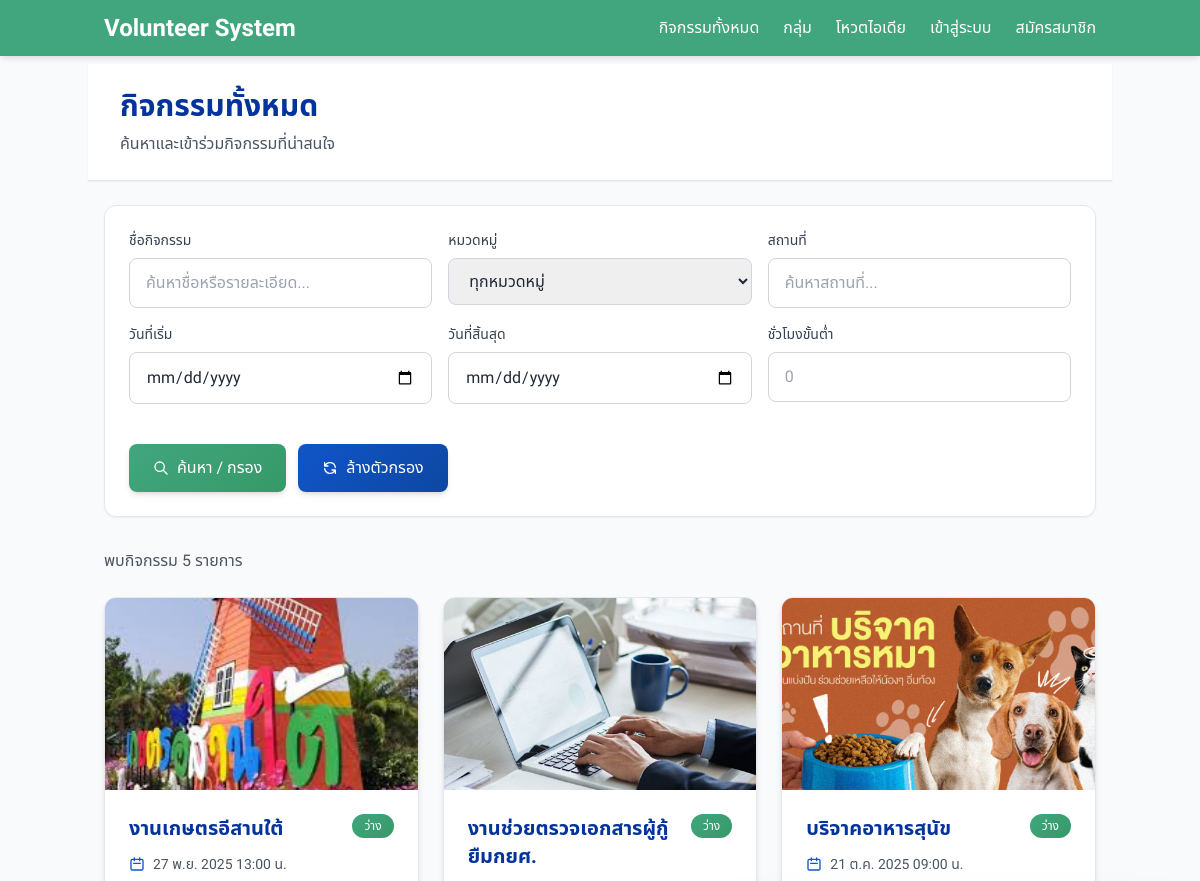
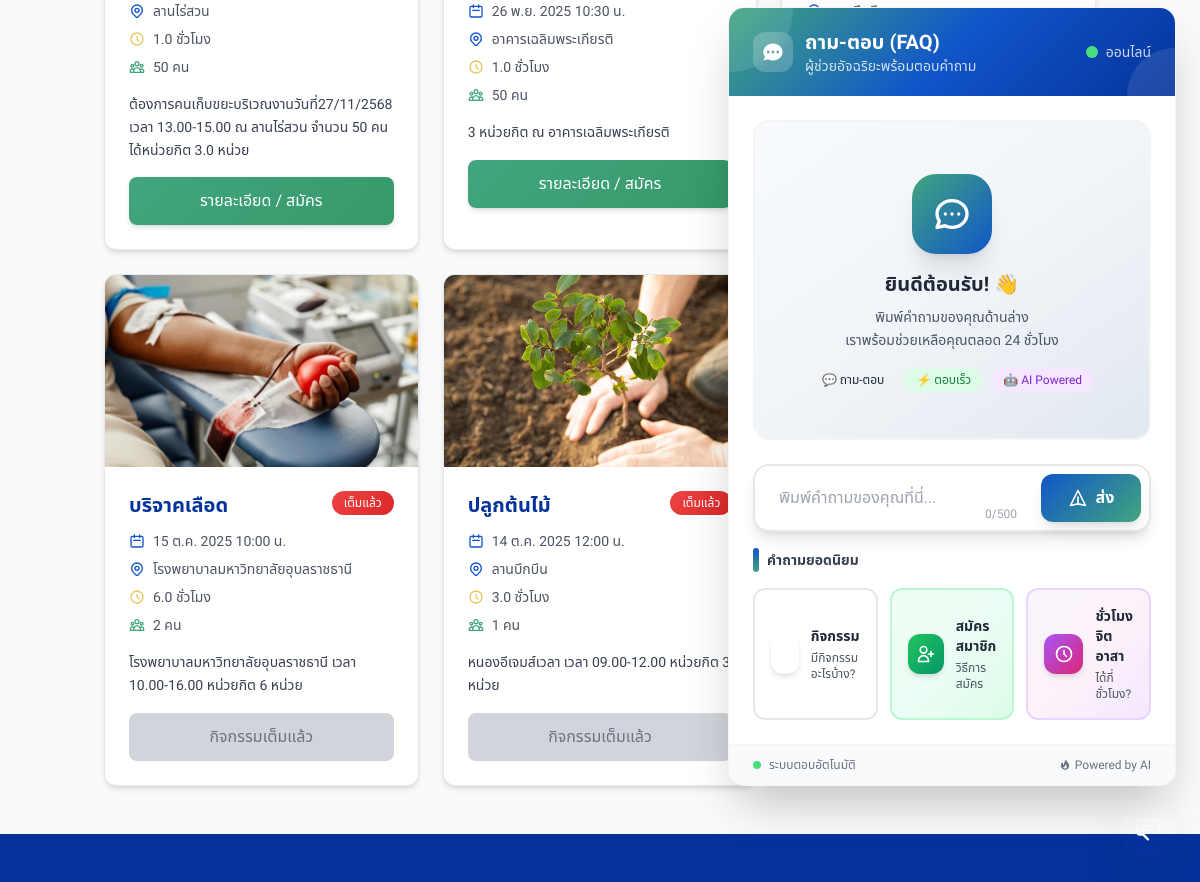
The page /activities/ on the database its author committed (2 pictures, top to bottom).
### volunteer_app/models.py (models this page shows, shortened)
class Activity(models.Model):
    TYPE_CHOICES = [
        ("environment", "Environment"),
        ("community", "Community"),
        ("education", "Education"),
        ("health", "Health"),
        ("other", "Other"),
    ]
    STATUS_CHOICES = [
        ("upcoming", "Upcoming"),
        ("ongoing", "Ongoing"),
        ("completed", "Completed"),
        ("cancelled", "Cancelled"),
    ]
    title = models.CharField(max_length=200)
    description = models.TextField(blank=True)
    category = models.CharField(max_length=50, choices=TYPE_CHOICES, default="other")
    status = models.CharField(max_length=20, choices=STATUS_CHOICES, default="upcoming")
    datetime = models.DateTimeField()
    location = models.CharField(max_length=255)
    capacity = models.PositiveIntegerField(default=50)
    hours_reward = models.DecimalField(max_digits=4, decimal_places=1, default=1.0)
    image = models.ImageField(upload_to=activity_image_path, null=True, blank=True)
    created_by = models.ForeignKey(User, on_delete=models.SET_NULL, null=True, blank=True, related_name="created_activities")
    created_at = models.DateTimeField(auto_now_add=True)
    def spots_taken(self):
        return self.signups.filter(status__in=("confirmed", "attended")).count()
    def is_full(self):
        return self.spots_taken() >= self.capacity

### volunteer_app/views.py (the view)
# urls.py: path("activities/", views.activities, name="activities"),
def activities(request):
    from django.core.paginator import Paginator
    qs = Activity.objects.exclude(status="cancelled").order_by("-datetime")
    q = request.GET.get("q")
    category = request.GET.get("category")
    date_from = request.GET.get("date_from")
    date_to = request.GET.get("date_to")
    location = request.GET.get("location")
    faculty = request.GET.get("faculty")
    hours = request.GET.get("hours")
    if q:
        qs = qs.filter(Q(title__icontains=q) | Q(description__icontains=q))
    if category:
        qs = qs.filter(category=category)
    if date_from:
        qs = qs.filter(datetime__date__gte=date_from)
    if date_to:
        qs = qs.filter(datetime__date__lte=date_to)
    if location:
        qs = qs.filter(location__icontains=location)
    if faculty:
        qs = qs.filter(faculty__icontains=faculty)
    if hours:
        try:
            hours_val = float(hours)
            qs = qs.filter(hours_reward__gte=hours_val)
        except ValueError:
            pass
    paginator = Paginator(qs, 9)  # 9 items per page
    page_number = request.GET.get('page', 1)
    activities = paginator.get_page(page_number)
    return render(request, "activities.html", {
        "activities": activities,
        "paginator": paginator,
        "is_paginated": activities.has_other_pages(),
    })

### volunteer_app/context_processors.py (called while the page is built)
def unread_notifications(request):
    count = 0
    user = getattr(request, 'user', None)
    try:
        if user and user.is_authenticated:
            count = user.notifications.filter(is_read=False).count()
    except Exception:
        count = 0
    return {"unread_notifications_count": count}

### volunteer_app/templates/activities.html (shortened to what this page needs)
{% extends "base.html" %}
{% block content %}
<header class="bg-white shadow-sm border-b border-gray-200 -mx-4 -mt-4 mb-6">
  <div class="px-4 sm:px-6 lg:px-8 py-6">
    <div class="flex flex-col sm:flex-row sm:items-center sm:justify-between gap-4">
      <div>
        <h1 class="text-3xl font-bold text-dark-blue" role="banner">
          กิจกรรมทั้งหมด
        </h1>
        <p class="mt-2 text-gray-600">ค้นหาและเข้าร่วมกิจกรรมที่น่าสนใจ</p>
      </div>
    </div>
  </div>
</header>
<section class="bg-white shadow-sm rounded-xl border border-gray-200 p-6 mb-8" aria-label="ค้นหาและกรองกิจกรรม">
  <form method="get" class="space-y-6" role="search">
    <div class="grid grid-cols-1 md:grid-cols-2 lg:grid-cols-3 gap-4">
      <div class="space-y-2">
        <label for="search-name" class="block text-sm font-medium text-gray-700">
          ชื่อกิจกรรม
        </label>
        <input
          type="text"
          id="search-name"
          name="q"
          value="{{ request.GET.q }}"
          placeholder="ค้นหาชื่อหรือรายละเอียด..."
          class="form-input w-full px-4 py-3 border border-gray-300 rounded-lg focus:outline-none"
          aria-describedby="search-name-help"
        >
      </div>
      <div class="space-y-2">
        <label for="search-category" class="block text-sm font-medium text-gray-700">
          หมวดหมู่
        </label>
        <select
          id="search-category"
          name="category"
          class="form-input w-full px-4 py-3 border border-gray-300 rounded-lg focus:outline-none"
          aria-describedby="search-category-help"
        >
          <option value="">ทุกหมวดหมู่</option>
        </select>
      </div>
      <div class="space-y-2">
        <label for="search-location" class="block text-sm font-medium text-gray-700">
          สถานที่
        </label>
        <input
          type="text"
          id="search-location"
          name="location"
          value="{{ request.GET.location }}"
          placeholder="ค้นหาสถานที่..."
          class="form-input w-full px-4 py-3 border border-gray-300 rounded-lg focus:outline-none"
          aria-describedby="search-location-help"
        >
      </div>
      <div class="space-y-2">
        <label for="search-start-date" class="block text-sm font-medium text-gray-700">
          วันที่เริ่ม
        </label>
        <input
          type="date"
          id="search-start-date"
          name="date_from"
          value="{{ request.GET.date_from }}"
          class="form-input w-full px-4 py-3 border border-gray-300 rounded-lg focus:outline-none"
          aria-describedby="search-start-date-help"
        >
      </div>
      <div class="space-y-2">
        <label for="search-end-date" class="block text-sm font-medium text-gray-700">
          วันที่สิ้นสุด
        </label>
        <input
          type="date"
          id="search-end-date"
          name="date_to"
          value="{{ request.GET.date_to }}"
          class="form-input w-full px-4 py-3 border border-gray-300 rounded-lg focus:outline-none"
          aria-describedby="search-end-date-help"
        >
      </div>
      <div class="space-y-2">
        <label for="search-min-hours" class="block text-sm font-medium text-gray-700">
          ชั่วโมงขั้นต่ำ
        </label>
        <input
          type="number"
          id="search-min-hours"
          name="hours"
          value="{{ request.GET.hours }}"
          min="0"
          placeholder="0"
          class="form-input w-full px-4 py-3 border border-gray-300 rounded-lg focus:outline-none"
          aria-describedby="search-min-hours-help"
        >
      </div>
    </div>
    <div class="flex flex-col sm:flex-row gap-3 pt-4">
      <button
        type="submit"
        class="btn-primary text-white px-6 py-3 rounded-lg font-medium shadow-md hover:shadow-lg focus:outline-none focus:ring-2 focus:ring-offset-2 inline-flex items-center justify-center gap-2"
        style="focus:ring-color: #41A67E;"
        aria-label="ค้นหากิจกรรม"
      >
        <svg class="w-4 h-4" fill="none" stroke="currentColor" viewBox="0 0 24 24">
          <path stroke-linecap="round" stroke-linejoin="round" stroke-width="2" d="M21 21l-6-6m2-5a7 7 0 11-14 0 7 7 0 0114 0z"></path>
        </svg>
        ค้นหา / กรอง
      </button>
      <a
        href="{% url 'volunteer_app:activities' %}"
        class="btn-secondary text-white px-6 py-3 rounded-lg font-medium shadow-md hover:shadow-lg focus:outline-none focus:ring-2 focus:ring-offset-2 text-center inline-flex items-center justify-center gap-2"
        style="focus:ring-color: #1055C9;"
        aria-label="ล้างตัวกรอง"
      >
        <svg class="w-4 h-4" fill="none" stroke="currentColor" viewBox="0 0 24 24">
          <path stroke-linecap="round" stroke-linejoin="round" stroke-width="2" d="M4 4v5h.582m15.356 2A8.001 8.001 0 004.582 9m0 0H9m11 11v-5h-.581m0 0a8.003 8.003 0 01-15.357-2m15.357 2H15"></path>
        </svg>
        ล้างตัวกรอง
      </a>
    </div>
  </form>
</section>
<main role="main">
  {% if activities %}
    <div class="mb-6">
      <p class="text-gray-600" role="status" aria-live="polite">
        พบกิจกรรม {{ activities|length }} รายการ
      </p>
    </div>
    <div class="grid grid-cols-1 md:grid-cols-2 lg:grid-cols-3 gap-6" role="list">
      {% for a in activities %}
        <article
          class="card-hover bg-white rounded-xl shadow-md border border-gray-200 overflow-hidden"
          role="listitem"
          aria-labelledby="activity-title-{{ a.id }}"
        >
          {% if a.image %}
          <div class="w-full h-48 overflow-hidden bg-gray-200">
            <img
              src="{{ a.image.url }}"
              alt="{{ a.title }}"
              class="w-full h-full object-cover hover:scale-105 transition-transform duration-300"
              loading="lazy"
            >
          </div>
          {% endif %}
          <div class="p-6 pb-4">
            <div class="flex items-start justify-between mb-3">
              <h3
                id="activity-title-{{ a.id }}"
                class="text-xl font-bold text-dark-blue line-clamp-2 flex-1 mr-3"
              >
                {{ a.title }}
              </h3>
              {% if a.is_full %}
                <span
                  class="badge-full text-white text-xs font-medium px-3 py-1 rounded-full flex-shrink-0"
                  aria-label="กิจกรรมเต็มแล้ว"
                >
                  เต็มแล้ว
                </span>
              {% else %}
                <span
                  class="badge-available text-white text-xs font-medium px-3 py-1 rounded-full flex-shrink-0"
                  aria-label="ยังมีที่ว่าง"
                >
                  ว่าง
                </span>
              {% endif %}
            </div>
            <div class="space-y-2 text-sm text-gray-600">
              <div class="flex items-center gap-2">
                <svg class="w-4 h-4 text-blue flex-shrink-0" fill="none" stroke="currentColor" viewBox="0 0 24 24" aria-hidden="true">
                  <path stroke-linecap="round" stroke-linejoin="round" stroke-width="2" d="M8 7V3m8 4V3m-9 8h10M5 21h14a2 2 0 002-2V7a2 2 0 00-2-2H5a2 2 0 00-2 2v12a2 2 0 002 2z"></path>
                </svg>
                <span>{{ a.datetime|date:"d M Y H:i" }} น.</span>
              </div>
              <div class="flex items-center gap-2">
                <span class="truncate">{{ a.location }}</span>
              </div>
              <div class="flex items-center gap-2">
                <svg class="w-4 h-4 text-gold flex-shrink-0" fill="none" stroke="currentColor" viewBox="0 0 24 24" aria-hidden="true">
                  <path stroke-linecap="round" stroke-linejoin="round" stroke-width="2" d="M12 8v4l3 3m6-3a9 9 0 11-18 0 9 9 0 0118 0z"></path>
                </svg>
                <span>{{ a.hours_reward }} ชั่วโมง</span>
              </div>
              <div class="flex items-center gap-2">
                <span>{{ a.capacity }} คน</span>
              </div>
            </div>
          </div>
          <div class="px-6 pb-4">
            <p class="text-gray-700 text-sm leading-relaxed">
              {{ a.description|truncatechars:150 }}
            </p>
          </div>
          <div class="px-6 pb-6">
            {% if a.is_full %}
              <button
                disabled
                class="w-full bg-gray-300 text-gray-500 py-3 px-4 rounded-lg font-medium cursor-not-allowed"
                aria-label="กิจกรรมเต็มแล้ว ไม่สามารถสมัครได้"
              >
                กิจกรรมเต็มแล้ว
              </button>
            {% else %}
              <a
                href="{% url 'volunteer_app:activity_detail' a.pk %}"
                class="btn-primary block w-full text-white py-3 px-4 rounded-lg font-medium text-center shadow-md hover:shadow-lg focus:outline-none focus:ring-2 focus:ring-offset-2"
                style="focus:ring-color: #41A67E;"
                aria-label="ดูรายละเอียดและสมัครกิจกรรม {{ a.title }}"
              >
                รายละเอียด / สมัคร
              </a>
            {% endif %}
          </div>
        </article>
      {% endfor %}
    </div>
  {% endif %}
</main>
{% endblock %}

### volunteer_app/static/volunteer_app/css/styles_main.css (style rules this page uses)
body { @apply bg-gray-100 text-gray-800; }

### volunteer_app/templates/activities.html (style rules this page uses)
body { box-sizing: border-box; }
.card-hover { transition: all 0.3s ease; }
.btn-primary { background: linear-gradient(135deg, #41A67E 0%, #369968 100%); transition: all 0.2s ease; }
.btn-secondary { background: linear-gradient(135deg, #1055C9 0%, #0d47a1 100%); transition: all 0.2s ease; }
.form-input { transition: all 0.2s ease; }
.badge-full { background: linear-gradient(135deg, #ef4444 0%, #dc2626 100%); }
.badge-available { background: linear-gradient(135deg, #41A67E 0%, #369968 100%); }
.text-primary { color: #41A67E; }
.text-dark-blue { color: #05339C; }
.text-blue { color: #1055C9; }
.text-gold { color: #E5C95F; }

### rows shown on the page
Activity: image (picture), title "งานเกษตรอีสานใต้", shows "ว่าง", datetime "27 พ.ย. 2025 13:00", location "ลานไร่สวน", hours_reward "1.0", capacity "50", description "ต้องการคนเก็บขยะบริเวณงานวันที่27/11/2568 เวลา 13.00-15.00 ณ ลานไร่สวน จำนวน 50 คน ได้หน่วยกิต 3.0 หน่วย"
Activity: image (picture), title "งานช่วยตรวจเอกสารผู้กู้ยืมกยศ.", shows "ว่าง", datetime "26 พ.ย. 2025 10:30", location "อาคารเฉลิมพระเกียรติ", hours_reward "1.0", capacity "50", description "3 หน่วยกิต ณ อาคารเฉลิมพระเกียรติ"
Activity: image (picture), title "บริจาคอาหารสุนัข", capacity "ว่าง", datetime "21 ต.ค. 2025 09:00"
Activity: image (picture), title "บริจาคเลือด", shows "เต็มแล้ว", datetime "15 ต.ค. 2025 10:00", location "โรงพยาบาลมหาวิทยาลัยอุบลราชธานี", hours_reward "6.0", capacity "2", description "โรงพยาบาลมหาวิทยาลัยอุบลราชธานี เวลา 10.00-16.00 หน่วยกิต 6 หน่วย", shows "กิจกรรมเต็มแล้ว"
Activity: image (picture), title "ปลูกต้นไม้", shows "เต็มแล้ว", datetime "14 ต.ค. 2025 12:00", location "ลานบึกบึน", hours_reward "3.0", capacity "1", description "หนองอีเจมส์เวลา เวลา 09.00-12.00 หน่วยกิต 3 หน่วย", shows "กิจกรรมเต็มแล้ว"

### other values the page prints
{{ activities|length }} "5"
